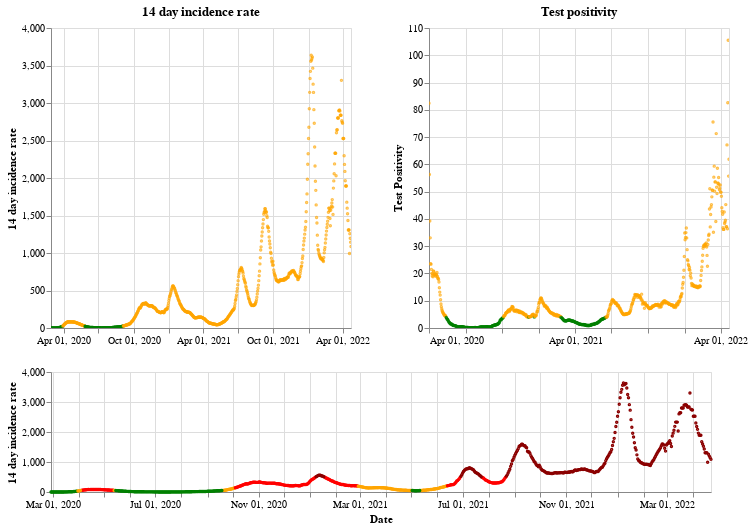

The notebook cell saved with this chart:
### Markdown cell above
## Scotland

### Code cell
plot_traffic_light('Scotland')

### Figure 1 — Vega-Lite specification as saved in the notebook (floating-point values rounded to 4 significant figures; data arrays with more than 128 entries replaced by an {"elided": "..."} marker saying what was removed)
{"config": {"view": {"continuousWidth": 400, "continuousHeight": 300}}, "vconcat": [{"hconcat": [{"mark": {"type": "point", "size": 2}, "encoding": {"color": {"condition": {"value": "green", "test": "(datum.twoWeeklyCasesRate <= 25)"}, "value": "orange"}, "tooltip": [{"type": "nominal", "field": "areaName"}, {"type": "temporal", "field": "date"}, {"type": "quantitative", "field": "twoWeeklyCasesRate"}, {"type": "quantitative", "field": "testPositivity"}], "x": {"type": "temporal", "axis": {"title": ""}, "field": "date", "scale": {"domain": {"selection": "DateBrush"}}, "timeUnit": "yearmonthdate"}, "y": {"type": "quantitative", "axis": {"title": "14 day incidence rate"}, "field": "twoWeeklyCasesRate"}}, "title": "14 day incidence rate", "width": 300}, {"mark": {"type": "point", "size": 2}, "encoding": {"color": {"condition": {"value": "green", "test": "(datum.testPositivity <= 4)"}, "value": "orange"}, "tooltip": [{"type": "nominal", "field": "areaName"}, {"type": "temporal", "field": "date"}, {"type": "quantitative", "field": "twoWeeklyCasesRate"}, {"type": "quantitative", "field": "testPositivity"}], "x": {"type": "temporal", "axis": {"title": ""}, "field": "date", "scale": {"domain": {"selection": "DateBrush"}}, "timeUnit": "yearmonthdate"}, "y": {"type": "quantitative", "axis": {"title": "Test Positivity"}, "field": "testPositivity"}}, "title": "Test positivity", "width": 300}]}, {"layer": [{"mark": {"type": "point", "size": 2}, "encoding": {"color": {"condition": {"value": "orange", "test": "(((datum.testPositivity < 4) && (datum.twoWeeklyCasesRate >= 50)) && (datum.twoWeeklyCasesRate < 200))"}, "value": "red"}, "opacity": {"condition": {"value": 1, "test": "((datum.twoWeeklyCasesRate >= 50) && (datum.twoWeeklyCasesRate < 500))"}, "value": 0}, "tooltip": [{"type": "nominal", "field": "areaName"}, {"type": "temporal", "field": "date"}, {"type": "quantitative", "field": "twoWeeklyCasesRate"}, {"type": "quantitative", "field": "testPositivity"}], "x": {"type": "temporal", "axis": {"title": "Date"}, "field": "date", "timeUnit": "yearmonthdate"}, "y": {"type": "quantitative", "axis": {"title": "14 day incidence rate"}, "field": "twoWeeklyCasesRate"}}, "selection": {"DateBrush": {"type": "interval", "encodings": ["x"], "fields": ["Time"]}}}, {"mark": {"type": "point", "size": 2}, "encoding": {"color": {"value": "darkred"}, "opacity": {"condition": {"value": 1, "test": "(datum.twoWeeklyCasesRate >= 500)"}, "value": 0}, "tooltip": [{"type": "nominal", "field": "areaName"}, {"type": "temporal", "field": "date"}, {"type": "quantitative", "field": "twoWeeklyCasesRate"}, {"type": "quantitative", "field": "testPositivity"}], "x": {"type": "temporal", "axis": {"title": "Date"}, "field": "date", "timeUnit": "yearmonthdate"}, "y": {"type": "quantitative", "axis": {"title": "14 day incidence rate"}, "field": "twoWeeklyCasesRate"}}}, {"mark": {"type": "point", "size": 2}, "encoding": {"color": {"condition": {"value": "green", "test": "((datum.testPositivity < 4) && (datum.twoWeeklyCasesRate < 50))"}, "value": "orange"}, "opacity": {"condition": {"value": 1, "test": "(datum.twoWeeklyCasesRate < 50)"}, "value": 0}, "tooltip": [{"type": "nominal", "field": "areaName"}, {"type": "temporal", "field": "date"}, {"type": "quantitative", "field": "twoWeeklyCasesRate"}, {"type": "quantitative", "field": "testPositivity"}], "x": {"type": "temporal", "axis": {"title": "Date"}, "field": "date", "timeUnit": "yearmonthdate"}, "y": {"type": "quantitative", "axis": {"title": "14 day incidence rate"}, "field": "twoWeeklyCasesRate"}}}], "height": 120, "width": 660}], "data": {"name": "data-5f13807352afa1de5c46f856b2321497"}, "$schema": "https://vega.github.io/schema/vega-lite/v4.8.1.json", "datasets": {"data-5f13807352afa1de5c46f856b2321497": {"elided": "785 records"}}}
